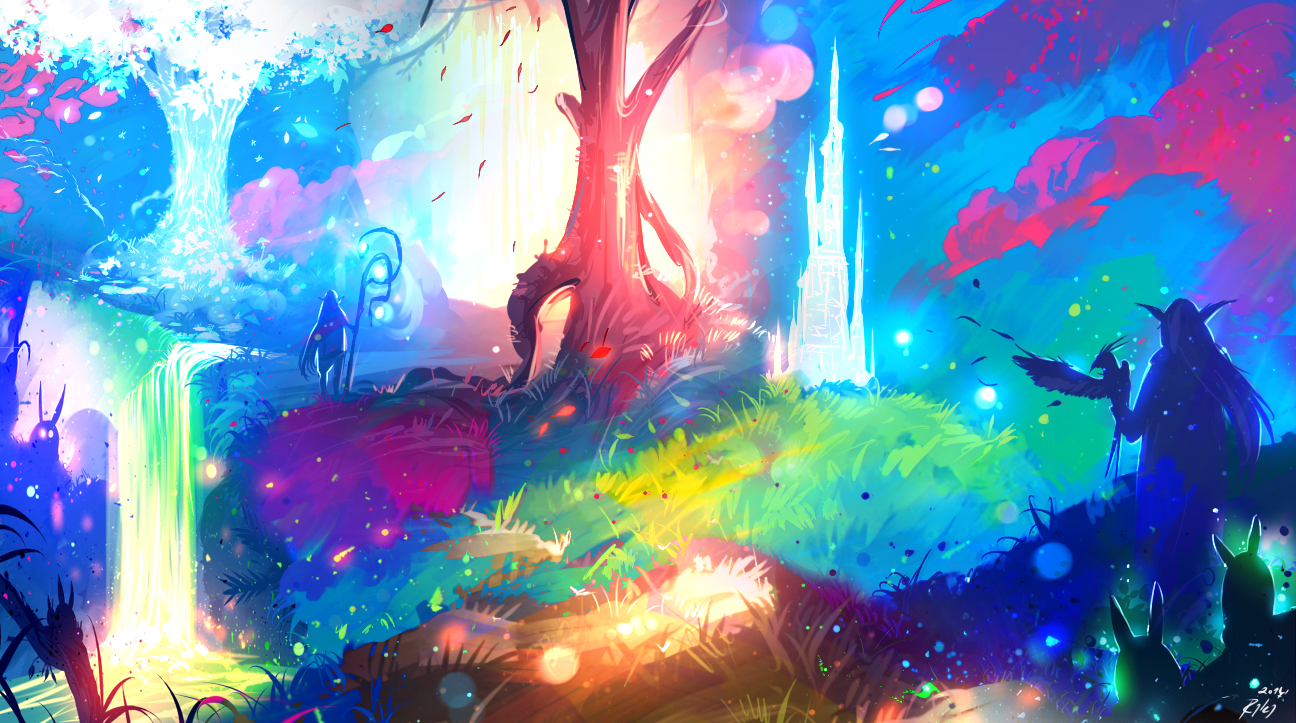
#> input picture chapter3/1.png, 1296 x 723 px
$ python filter.py
#> lines starting #> are read from the running program, lines starting #| are printed output that depends on the picture
"""
可分离的滤波器
实例与时间复杂度比较
"""
import numpy as np
import cv2

image = cv2.imread("1.png")
#> image is the input picture: shape (723, 1296, 3); mean B, G, R 179.5, 141.9, 110.8


def rectangle(K):
    return np.ones((K, K)) / K ** 2


rec3_v = np.array([1, 1, 1]) / 3
rec3 = np.outer(rec3_v, rec3_v)

double_linear_v = np.array([1, 2, 1]) / 4
double_linear = np.outer(double_linear_v, double_linear_v)

gauss_v = np.array([1, 4, 6, 4, 1]) / 16
gauss = np.outer(gauss_v, gauss_v)

sobel = np.array([[-1,0,1],[-2,0,2],[-1,0,1]]) / 8

corner_v = np.array([1, -2, 1]) / 2
corner = np.outer(corner_v, corner_v)

out = cv2.filter2D(image, -1, corner)
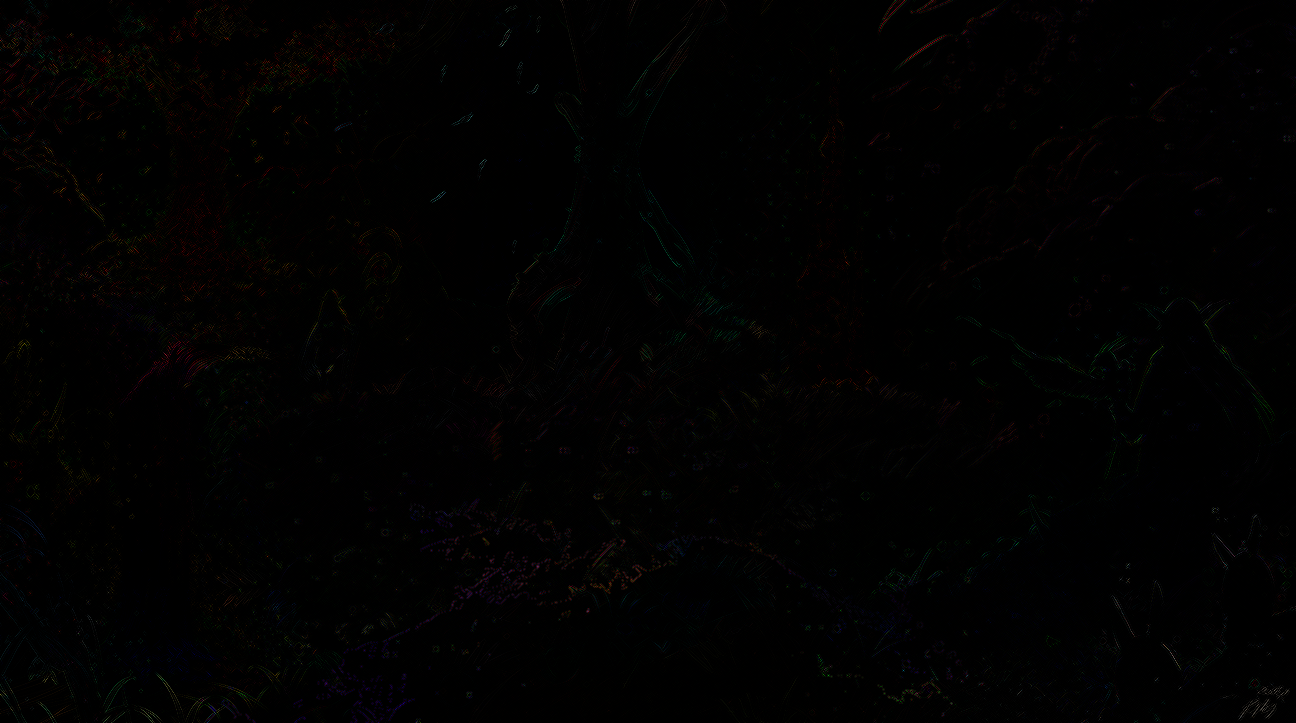
#> out: shape (723, 1296, 3); mean B, G, R 0.9, 1.1, 1.4

#> (the run stopped early here; a loop or call above may not have finished)
